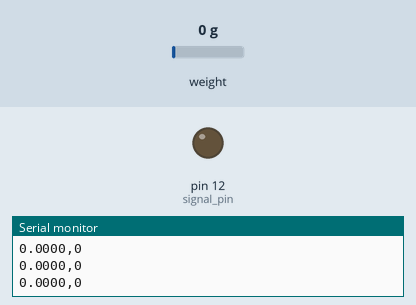
Simulated run of this sketch. Board: Arduino Uno, built with avr-gcc and run on an emulated ATmega328P. Shown: output pins drawn as LEDs (lit = HIGH), the last lines printed to the serial monitor. The inputs (shaded band) are chosen by the test bench; at power-on: weight on the scale 0 g.

Above: at 18.0 s.
At 45.0 s:
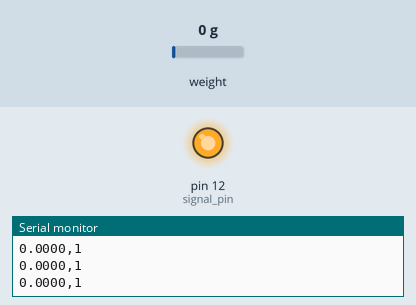
Timing chart, 0 to 84.0 s (numbered marks = the images above):
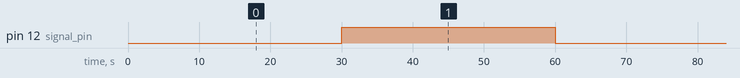

Measured:
- by itself, pin 12 (signal_pin): alternates HIGH for 30.0 s and LOW for 30.0 s

The sketch:

load-cell-data-gathering.ino
```cpp
// (licence header left out)
// imports
#include "HX711.h"

HX711 scale;

// definitions
#define calibration_factor 13400 //This value is obtained using the SparkFun_HX711_Calibration sketch
#define DOUT  10
#define CLK  9

// globals
int signal_pin = 12;

float force_data;
int signal_data;

long time_interval_signal = 30 * 1000;  // pulse frequency (ms)
long time_interval_load = 0.2 * 1000; // data collection frequency (ms)
unsigned long previous_time_signal = millis();
unsigned long previous_time_load = millis();

void setup() {
  // set up signal pin
  digitalWrite(signal_pin, LOW);
  pinMode(signal_pin, OUTPUT);
  signal_data = 0;

  // set up load cell
  scale.begin(DOUT, CLK);
  scale.set_scale(calibration_factor); //This value is obtained by using the SparkFun_HX711_Calibration sketch
  scale.tare(); //Assuming there is no weight on the scale at start up, reset the scale to 0

  // delay long enough to let me clear the serial monitor and start the python script
  delay(5000);

  // set up serial communication and print column headers
  Serial.begin(9600);
  // Serial.println("HX711 scale demo");
  Serial.print("Force (g)");
  Serial.print(",");
  Serial.println("Input Signal");
}

void loop() {

  unsigned long current_time = millis();

  // change signal data every square wave interval (currently 10 sec)
  if (current_time - previous_time_signal > time_interval_signal){
    // update the previous time increment
    previous_time_signal = current_time;

    if (digitalRead(signal_pin) == HIGH){
      digitalWrite(signal_pin, LOW);
      signal_data = 0;
    }
    else{
      digitalWrite(signal_pin, HIGH);
      signal_data = 1;
    }
  }

  // get load cell data and print every 500ms
  if (current_time - previous_time_load > time_interval_load){
    // update the previous time increment
    previous_time_load = current_time;

    force_data = scale.get_units();  // float
    Serial.print(force_data, 4);
    Serial.print(",");
    Serial.println(signal_data);
  }

}
```
